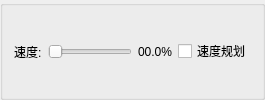
          <widget class="QGroupBox" name="groupBox_21">
           <property name="title">
            <string/>
           </property>
           <layout class="QHBoxLayout" name="horizontalLayout_40">
            <item>
             <widget class="QLabel" name="label_67">
              <property name="text">
               <string>速度:</string>
              </property>
             </widget>
            </item>
            <item>
             <widget class="QSlider" name="horizontalSlider_speed_percent">
              <property name="sizePolicy">
               <sizepolicy hsizetype="Expanding" vsizetype="Preferred">
                <horstretch>0</horstretch>
                <verstretch>0</verstretch>
               </sizepolicy>
              </property>
              <property name="minimumSize">
               <size>
                <width>0</width>
                <height>0</height>
               </size>
              </property>
              <property name="minimum">
               <number>1</number>
              </property>
              <property name="maximum">
               <number>1000</number>
              </property>
              <property name="tracking">
               <bool>true</bool>
              </property>
              <property name="orientation">
               <enum>Qt::Horizontal</enum>
              </property>
              <property name="invertedAppearance">
               <bool>false</bool>
              </property>
              <property name="invertedControls">
               <bool>false</bool>
              </property>
             </widget>
            </item>
            <item>
             <widget class="QLabel" name="label_speed_percent">
              <property name="text">
               <string>00.0%</string>
              </property>
             </widget>
            </item>
            <item>
             <widget class="QCheckBox" name="checkBox_enable_speed_plan">
              <property name="text">
               <string>速度规划</string>
              </property>
             </widget>
            </item>
           </layout>
          </widget>
